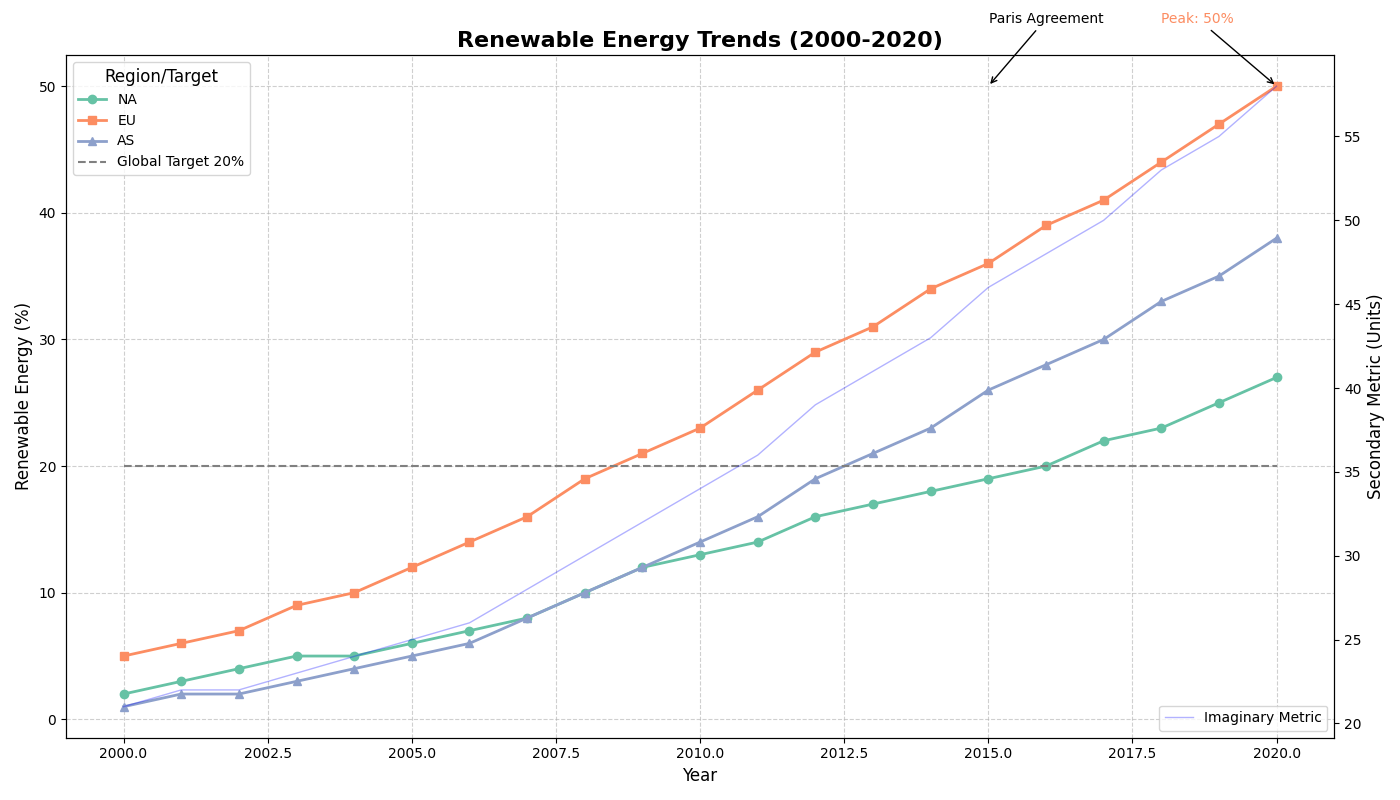

Write Python code to recreate this figure.
import matplotlib.pyplot as plt
import numpy as np
import seaborn as sns

years = np.arange(2000, 2021)

north_america = [2, 3, 4, 5, 5, 6, 7, 8, 10, 12, 13, 14, 16, 17, 18, 19, 20, 22, 23, 25, 27]
europe = [5, 6, 7, 9, 10, 12, 14, 16, 19, 21, 23, 26, 29, 31, 34, 36, 39, 41, 44, 47, 50]
asia = [1, 2, 2, 3, 4, 5, 6, 8, 10, 12, 14, 16, 19, 21, 23, 26, 28, 30, 33, 35, 38]

global_target = [20] * len(years)

fig, ax = plt.subplots(figsize=(14, 8))

# Creating and applying a new set of colors
new_palette = sns.color_palette("Set2", 3)

ax.plot(years, north_america, marker='o', linestyle='-', linewidth=2, color=new_palette[0], label='NA')
ax.plot(years, europe, marker='s', linestyle='-', linewidth=2, color=new_palette[1], label='EU')
ax.plot(years, asia, marker='^', linestyle='-', linewidth=2, color=new_palette[2], label='AS')

ax.plot(years, global_target, linestyle='--', color='gray', label='Global Target 20%')

ax.set_title("Renewable Energy Trends (2000-2020)", fontsize=16, fontweight='bold')
ax.set_xlabel("Year", fontsize=12)
ax.set_ylabel("Renewable Energy (%)", fontsize=12)

ax.grid(True, linestyle='--', alpha=0.6)

ax.legend(loc='upper left', fontsize=10, title='Region/Target', title_fontsize=12)

ax.annotate('Paris Agreement', xy=(2015, 50), xytext=(2016, 55),
            arrowprops=dict(facecolor='black', arrowstyle='->'),
            fontsize=10, ha='center', color='black')

for i, txt in enumerate(europe):
    if txt == max(europe):
        ax.annotate(f'Peak: {txt}%', xy=(years[i], txt), xytext=(years[i]-2, txt+5),
                    arrowprops=dict(facecolor=new_palette[1], arrowstyle='->'),
                    fontsize=10, color=new_palette[1])

ax2 = ax.twinx()
ax2.set_ylabel('Secondary Metric (Units)', fontsize=12)
ax2.plot(years, [x + 20 for x in asia], linestyle='-', linewidth=1, color='blue', alpha=0.3, label='Imaginary Metric')
ax2.legend(loc='lower right', fontsize=10)

plt.tight_layout()

plt.show()
